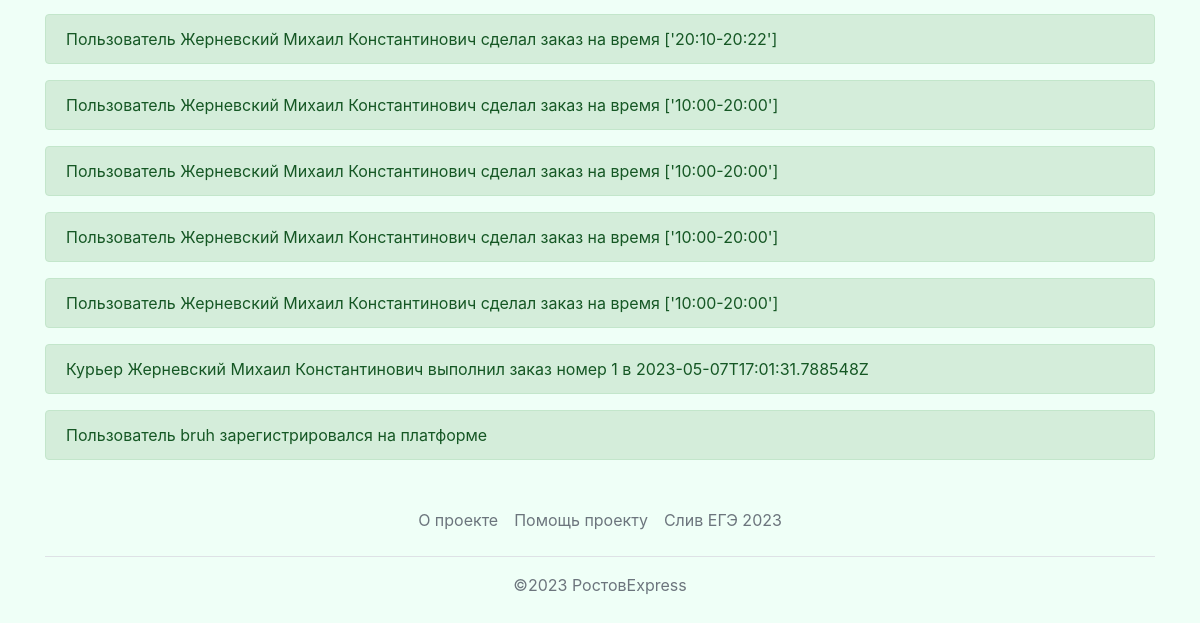
Page /history (signed in, lower part) on the earlier database version.
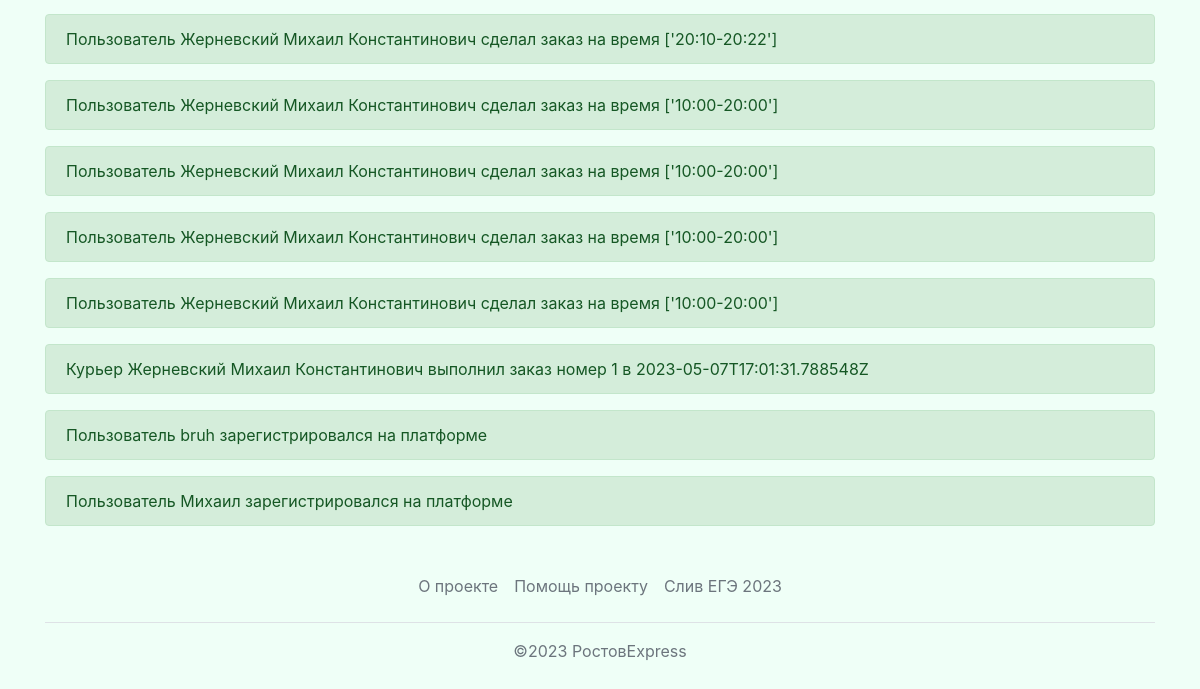
Same page on the later database version.
### data/records.py (models this page shows)
class Record(SqlAlchemyBase):
    __tablename__ = 'records'
    id = sqlalchemy.Column(sqlalchemy.Integer, primary_key=True, autoincrement=True)
    event = sqlalchemy.Column(sqlalchemy.String, nullable=True)

### main.py (the view)
@app.route("/history", methods=["GET"])
@login_required
def view_history():
    if current_user.user_type != 3:
        return redirect('/')
    db_sess = db_session.create_session()
    events = db_sess.query(Record).all()
    return render_template("history.html", items=events)

### data/db_session.py (called while the page is built)
def create_session() -> Session:
    global __factory
    return __factory()

### main.py (called while the page is built)
@login_manager.user_loader
def load_user(user_id):
    db_sess = db_session.create_session()
    return db_sess.query(User).get(user_id)

### templates/history.html (shortened to what this page needs)
{% extends "base.html" %}
{% block content %}
{% for item in items %}
<div>
    <div class="alert alert-success">
        {{item.event}}
    </div>
</div>
{% endfor %}
{% endblock %}

Differences in the rows shown:
added Record: event "Пользователь Михаил зарегистрировался на платформе"
